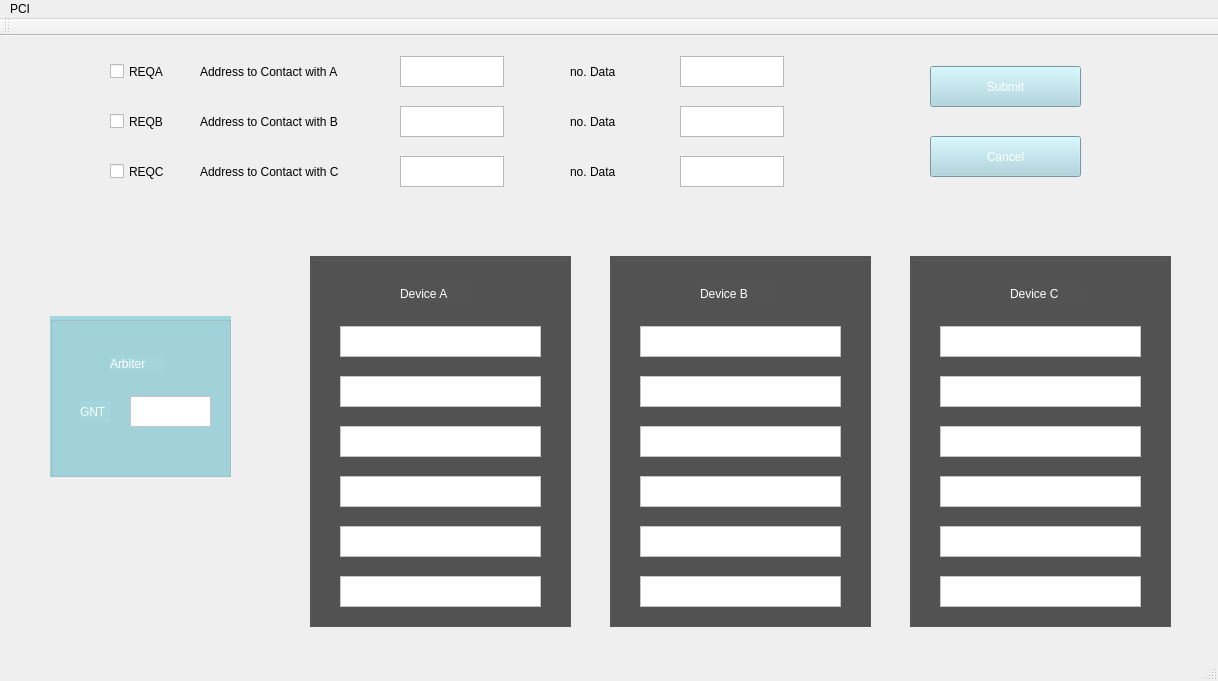
<?xml version="1.0" encoding="UTF-8"?>
<ui version="4.0">
 <class>MainWindow</class>
 <widget class="QMainWindow" name="MainWindow">
  <property name="geometry">
   <rect>
    <x>0</x>
    <y>0</y>
    <width>1218</width>
    <height>681</height>
   </rect>
  </property>
  <property name="windowTitle">
   <string>MainWindow</string>
  </property>
  <widget class="QWidget" name="centralWidget">
   <widget class="QLabel" name="label_7">
    <property name="geometry">
     <rect>
      <x>200</x>
      <y>70</y>
      <width>181</width>
      <height>31</height>
     </rect>
    </property>
    <property name="styleSheet">
     <string notr="true">font: 9pt &quot;MS Shell Dlg 2&quot;;</string>
    </property>
    <property name="text">
     <string>Address to Contact with B</string>
    </property>
   </widget>
   <widget class="QLabel" name="label_11">
    <property name="geometry">
     <rect>
      <x>570</x>
      <y>70</y>
      <width>61</width>
      <height>31</height>
     </rect>
    </property>
    <property name="styleSheet">
     <string notr="true">font: 9pt &quot;MS Shell Dlg 2&quot;;</string>
    </property>
    <property name="text">
     <string>no. Data</string>
    </property>
   </widget>
   <widget class="QTextEdit" name="textEdit_6">
    <property name="geometry">
     <rect>
      <x>680</x>
      <y>120</y>
      <width>104</width>
      <height>31</height>
     </rect>
    </property>
   </widget>
   <widget class="QGroupBox" name="groupBox_3">
    <property name="geometry">
     <rect>
      <x>610</x>
      <y>220</y>
      <width>261</width>
      <height>371</height>
     </rect>
    </property>
    <property name="styleSheet">
     <string notr="true">background-color: rgb(83, 83, 83);
color: rgb(255, 255, 255);
</string>
    </property>
    <property name="title">
     <string/>
    </property>
    <widget class="QLabel" name="label_4">
     <property name="geometry">
      <rect>
       <x>90</x>
       <y>30</y>
       <width>71</width>
       <height>16</height>
      </rect>
     </property>
     <property name="styleSheet">
      <string notr="true">font: 10pt &quot;MS Shell Dlg 2&quot;;</string>
     </property>
     <property name="text">
      <string>Device B</string>
     </property>
    </widget>
    <widget class="QTextBrowser" name="textBrowser_13">
     <property name="geometry">
      <rect>
       <x>30</x>
       <y>320</y>
       <width>201</width>
       <height>31</height>
      </rect>
     </property>
     <property name="styleSheet">
      <string notr="true">background-color: rgb(255, 255, 255);
color: rgb(0, 0, 0);</string>
     </property>
    </widget>
    <widget class="QTextBrowser" name="textBrowser_10">
     <property name="geometry">
      <rect>
       <x>30</x>
       <y>170</y>
       <width>201</width>
       <height>31</height>
      </rect>
     </property>
     <property name="styleSheet">
      <string notr="true">background-color: rgb(255, 255, 255);
color: rgb(0, 0, 0);</string>
     </property>
    </widget>
    <widget class="QTextBrowser" name="textBrowser_9">
     <property name="geometry">
      <rect>
       <x>30</x>
       <y>120</y>
       <width>201</width>
       <height>31</height>
      </rect>
     </property>
     <property name="styleSheet">
      <string notr="true">background-color: rgb(255, 255, 255);
color: rgb(0, 0, 0);</string>
     </property>
    </widget>
    <widget class="QTextBrowser" name="textBrowser_8">
     <property name="geometry">
      <rect>
       <x>30</x>
       <y>70</y>
       <width>201</width>
       <height>31</height>
      </rect>
     </property>
     <property name="styleSheet">
      <string notr="true">background-color: rgb(255, 255, 255);
color: rgb(0, 0, 0);</string>
     </property>
    </widget>
    <widget class="QTextBrowser" name="textBrowser_12">
     <property name="geometry">
      <rect>
       <x>30</x>
       <y>270</y>
       <width>201</width>
       <height>31</height>
      </rect>
     </property>
     <property name="styleSheet">
      <string notr="true">background-color: rgb(255, 255, 255);
color: rgb(0, 0, 0);</string>
     </property>
    </widget>
    <widget class="QTextBrowser" name="textBrowser_11">
     <property name="geometry">
      <rect>
       <x>30</x>
       <y>220</y>
       <width>201</width>
       <height>31</height>
      </rect>
     </property>
     <property name="styleSheet">
      <string notr="true">background-color: rgb(255, 255, 255);
color: rgb(0, 0, 0);</string>
     </property>
    </widget>
   </widget>
   <widget class="QLabel" name="label_13">
    <property name="geometry">
     <rect>
      <x>570</x>
      <y>20</y>
      <width>61</width>
      <height>31</height>
     </rect>
    </property>
    <property name="styleSheet">
     <string notr="true">font: 9pt &quot;MS Shell Dlg 2&quot;;</string>
    </property>
    <property name="text">
     <string>no. Data</string>
    </property>
   </widget>
   <widget class="QLabel" name="label_6">
    <property name="geometry">
     <rect>
      <x>200</x>
      <y>20</y>
      <width>181</width>
      <height>31</height>
     </rect>
    </property>
    <property name="styleSheet">
     <string notr="true">font: 9pt &quot;MS Shell Dlg 2&quot;;</string>
    </property>
    <property name="text">
     <string>Address to Contact with A</string>
    </property>
   </widget>
   <widget class="QTextEdit" name="textEdit_5">
    <property name="geometry">
     <rect>
      <x>680</x>
      <y>70</y>
      <width>104</width>
      <height>31</height>
     </rect>
    </property>
   </widget>
   <widget class="QGroupBox" name="groupBox_2">
    <property name="geometry">
     <rect>
      <x>310</x>
      <y>220</y>
      <width>261</width>
      <height>371</height>
     </rect>
    </property>
    <property name="styleSheet">
     <string notr="true">background-color: rgb(83, 83, 83);
color: rgb(255, 255, 255);
</string>
    </property>
    <property name="title">
     <string/>
    </property>
    <widget class="QTextBrowser" name="textBrowser_2">
     <property name="geometry">
      <rect>
       <x>30</x>
       <y>70</y>
       <width>201</width>
       <height>31</height>
      </rect>
     </property>
     <property name="styleSheet">
      <string notr="true">background-color: rgb(255, 255, 255);
color: rgb(0, 0, 0);</string>
     </property>
    </widget>
    <widget class="QTextBrowser" name="textBrowser_3">
     <property name="geometry">
      <rect>
       <x>30</x>
       <y>120</y>
       <width>201</width>
       <height>31</height>
      </rect>
     </property>
     <property name="styleSheet">
      <string notr="true">background-color: rgb(255, 255, 255);
color: rgb(0, 0, 0);</string>
     </property>
    </widget>
    <widget class="QTextBrowser" name="textBrowser_4">
     <property name="geometry">
      <rect>
       <x>30</x>
       <y>170</y>
       <width>201</width>
       <height>31</height>
      </rect>
     </property>
     <property name="styleSheet">
      <string notr="true">background-color: rgb(255, 255, 255);
color: rgb(0, 0, 0);</string>
     </property>
    </widget>
    <widget class="QTextBrowser" name="textBrowser_5">
     <property name="geometry">
      <rect>
       <x>30</x>
       <y>220</y>
       <width>201</width>
       <height>31</height>
      </rect>
     </property>
     <property name="styleSheet">
      <string notr="true">background-color: rgb(255, 255, 255);
color: rgb(0, 0, 0);</string>
     </property>
    </widget>
    <widget class="QTextBrowser" name="textBrowser_6">
     <property name="geometry">
      <rect>
       <x>30</x>
       <y>270</y>
       <width>201</width>
       <height>31</height>
      </rect>
     </property>
     <property name="styleSheet">
      <string notr="true">background-color: rgb(255, 255, 255);
color: rgb(0, 0, 0);</string>
     </property>
    </widget>
    <widget class="QTextBrowser" name="textBrowser_7">
     <property name="geometry">
      <rect>
       <x>30</x>
       <y>320</y>
       <width>201</width>
       <height>31</height>
      </rect>
     </property>
     <property name="styleSheet">
      <string notr="true">background-color: rgb(255, 255, 255);
color: rgb(0, 0, 0);</string>
     </property>
    </widget>
    <widget class="QLabel" name="label_3">
     <property name="geometry">
      <rect>
       <x>90</x>
       <y>30</y>
       <width>71</width>
       <height>16</height>
      </rect>
     </property>
     <property name="styleSheet">
      <string notr="true">font: 10pt &quot;MS Shell Dlg 2&quot;;</string>
     </property>
     <property name="text">
      <string>Device A</string>
     </property>
    </widget>
   </widget>
   <widget class="QGroupBox" name="groupBox">
    <property name="geometry">
     <rect>
      <x>50</x>
      <y>280</y>
      <width>181</width>
      <height>161</height>
     </rect>
    </property>
    <property name="styleSheet">
     <string notr="true">color: rgb(255, 255, 255);
background-color: rgb(163, 213, 221);</string>
    </property>
    <property name="title">
     <string/>
    </property>
    <widget class="QTextBrowser" name="textBrowser">
     <property name="geometry">
      <rect>
       <x>80</x>
       <y>80</y>
       <width>81</width>
       <height>31</height>
      </rect>
     </property>
     <property name="styleSheet">
      <string notr="true">background-color: rgb(255, 255, 255);
color: rgb(0, 0, 0);</string>
     </property>
    </widget>
    <widget class="QLabel" name="label">
     <property name="geometry">
      <rect>
       <x>30</x>
       <y>85</y>
       <width>31</width>
       <height>21</height>
      </rect>
     </property>
     <property name="styleSheet">
      <string notr="true">font: 9pt &quot;MS Shell Dlg 2&quot;;</string>
     </property>
     <property name="text">
      <string>GNT</string>
     </property>
    </widget>
    <widget class="QLabel" name="label_2">
     <property name="geometry">
      <rect>
       <x>60</x>
       <y>40</y>
       <width>55</width>
       <height>16</height>
      </rect>
     </property>
     <property name="styleSheet">
      <string notr="true">font: 10pt &quot;MS Shell Dlg 2&quot;;</string>
     </property>
     <property name="text">
      <string>Arbiter</string>
     </property>
    </widget>
   </widget>
   <widget class="QTextEdit" name="textEdit_3">
    <property name="geometry">
     <rect>
      <x>400</x>
      <y>120</y>
      <width>104</width>
      <height>31</height>
     </rect>
    </property>
   </widget>
   <widget class="QCheckBox" name="checkBox_3">
    <property name="geometry">
     <rect>
      <x>110</x>
      <y>120</y>
      <width>61</width>
      <height>31</height>
     </rect>
    </property>
    <property name="text">
     <string>REQC</string>
    </property>
   </widget>
   <widget class="QLabel" name="label_12">
    <property name="geometry">
     <rect>
      <x>570</x>
      <y>120</y>
      <width>61</width>
      <height>31</height>
     </rect>
    </property>
    <property name="styleSheet">
     <string notr="true">font: 9pt &quot;MS Shell Dlg 2&quot;;</string>
    </property>
    <property name="text">
     <string>no. Data</string>
    </property>
   </widget>
   <widget class="QTextEdit" name="textEdit_4">
    <property name="geometry">
     <rect>
      <x>680</x>
      <y>20</y>
      <width>104</width>
      <height>31</height>
     </rect>
    </property>
   </widget>
   <widget class="QCheckBox" name="checkBox_2">
    <property name="geometry">
     <rect>
      <x>110</x>
      <y>70</y>
      <width>61</width>
      <height>31</height>
     </rect>
    </property>
    <property name="text">
     <string>REQB</string>
    </property>
   </widget>
   <widget class="QTextEdit" name="textEdit_2">
    <property name="geometry">
     <rect>
      <x>400</x>
      <y>70</y>
      <width>104</width>
      <height>31</height>
     </rect>
    </property>
   </widget>
   <widget class="QGroupBox" name="groupBox_4">
    <property name="geometry">
     <rect>
      <x>910</x>
      <y>220</y>
      <width>261</width>
      <height>371</height>
     </rect>
    </property>
    <property name="styleSheet">
     <string notr="true">background-color: rgb(83, 83, 83);
color: rgb(255, 255, 255);
</string>
    </property>
    <property name="title">
     <string/>
    </property>
    <widget class="QLabel" name="label_5">
     <property name="geometry">
      <rect>
       <x>100</x>
       <y>30</y>
       <width>71</width>
       <height>16</height>
      </rect>
     </property>
     <property name="styleSheet">
      <string notr="true">font: 10pt &quot;MS Shell Dlg 2&quot;;</string>
     </property>
     <property name="text">
      <string>Device C</string>
     </property>
    </widget>
    <widget class="QTextBrowser" name="textBrowser_19">
     <property name="geometry">
      <rect>
       <x>30</x>
       <y>320</y>
       <width>201</width>
       <height>31</height>
      </rect>
     </property>
     <property name="styleSheet">
      <string notr="true">background-color: rgb(255, 255, 255);
color: rgb(0, 0, 0);</string>
     </property>
    </widget>
    <widget class="QTextBrowser" name="textBrowser_17">
     <property name="geometry">
      <rect>
       <x>30</x>
       <y>220</y>
       <width>201</width>
       <height>31</height>
      </rect>
     </property>
     <property name="styleSheet">
      <string notr="true">background-color: rgb(255, 255, 255);
color: rgb(0, 0, 0);</string>
     </property>
    </widget>
    <widget class="QTextBrowser" name="textBrowser_14">
     <property name="geometry">
      <rect>
       <x>30</x>
       <y>70</y>
       <width>201</width>
       <height>31</height>
      </rect>
     </property>
     <property name="styleSheet">
      <string notr="true">background-color: rgb(255, 255, 255);
color: rgb(0, 0, 0);</string>
     </property>
    </widget>
    <widget class="QTextBrowser" name="textBrowser_16">
     <property name="geometry">
      <rect>
       <x>30</x>
       <y>170</y>
       <width>201</width>
       <height>31</height>
      </rect>
     </property>
     <property name="styleSheet">
      <string notr="true">background-color: rgb(255, 255, 255);
color: rgb(0, 0, 0);</string>
     </property>
    </widget>
    <widget class="QTextBrowser" name="textBrowser_18">
     <property name="geometry">
      <rect>
       <x>30</x>
       <y>270</y>
       <width>201</width>
       <height>31</height>
      </rect>
     </property>
     <property name="styleSheet">
      <string notr="true">background-color: rgb(255, 255, 255);
color: rgb(0, 0, 0);</string>
     </property>
    </widget>
    <widget class="QTextBrowser" name="textBrowser_15">
     <property name="geometry">
      <rect>
       <x>30</x>
       <y>120</y>
       <width>201</width>
       <height>31</height>
      </rect>
     </property>
     <property name="styleSheet">
      <string notr="true">background-color: rgb(255, 255, 255);
color: rgb(0, 0, 0);</string>
     </property>
    </widget>
   </widget>
   <widget class="QCheckBox" name="checkBox">
    <property name="geometry">
     <rect>
      <x>110</x>
      <y>20</y>
      <width>61</width>
      <height>31</height>
     </rect>
    </property>
    <property name="text">
     <string>REQA</string>
    </property>
   </widget>
   <widget class="QLabel" name="label_8">
    <property name="geometry">
     <rect>
      <x>200</x>
      <y>120</y>
      <width>181</width>
      <height>31</height>
     </rect>
    </property>
    <property name="styleSheet">
     <string notr="true">font: 9pt &quot;MS Shell Dlg 2&quot;;</string>
    </property>
    <property name="text">
     <string>Address to Contact with C</string>
    </property>
   </widget>
   <widget class="QTextEdit" name="textEdit">
    <property name="geometry">
     <rect>
      <x>400</x>
      <y>20</y>
      <width>104</width>
      <height>31</height>
     </rect>
    </property>
   </widget>
   <widget class="QPushButton" name="pushButton">
    <property name="geometry">
     <rect>
      <x>930</x>
      <y>30</y>
      <width>151</width>
      <height>41</height>
     </rect>
    </property>
    <property name="styleSheet">
     <string notr="true">color: rgb(255, 255, 255);
background-color: rgb(165, 211, 221);
font: 10pt &quot;MS Shell Dlg 2&quot;;</string>
    </property>
    <property name="text">
     <string>Submit</string>
    </property>
   </widget>
   <widget class="QPushButton" name="pushButton_2">
    <property name="geometry">
     <rect>
      <x>930</x>
      <y>100</y>
      <width>151</width>
      <height>41</height>
     </rect>
    </property>
    <property name="styleSheet">
     <string notr="true">font: 10pt &quot;MS Shell Dlg 2&quot;;
color: rgb(255, 255, 255);
background-color: rgb(165, 211, 221);</string>
    </property>
    <property name="text">
     <string>Cancel</string>
    </property>
   </widget>
  </widget>
  <widget class="QMenuBar" name="menuBar">
   <property name="geometry">
    <rect>
     <x>0</x>
     <y>0</y>
     <width>1218</width>
     <height>26</height>
    </rect>
   </property>
   <widget class="QMenu" name="menuPCI">
    <property name="title">
     <string>PCI</string>
    </property>
   </widget>
   <addaction name="menuPCI"/>
  </widget>
  <widget class="QToolBar" name="mainToolBar">
   <attribute name="toolBarArea">
    <enum>TopToolBarArea</enum>
   </attribute>
   <attribute name="toolBarBreak">
    <bool>false</bool>
   </attribute>
  </widget>
  <widget class="QStatusBar" name="statusBar"/>
 </widget>
 <layoutdefault spacing="6" margin="11"/>
 <resources/>
 <connections/>
</ui>
